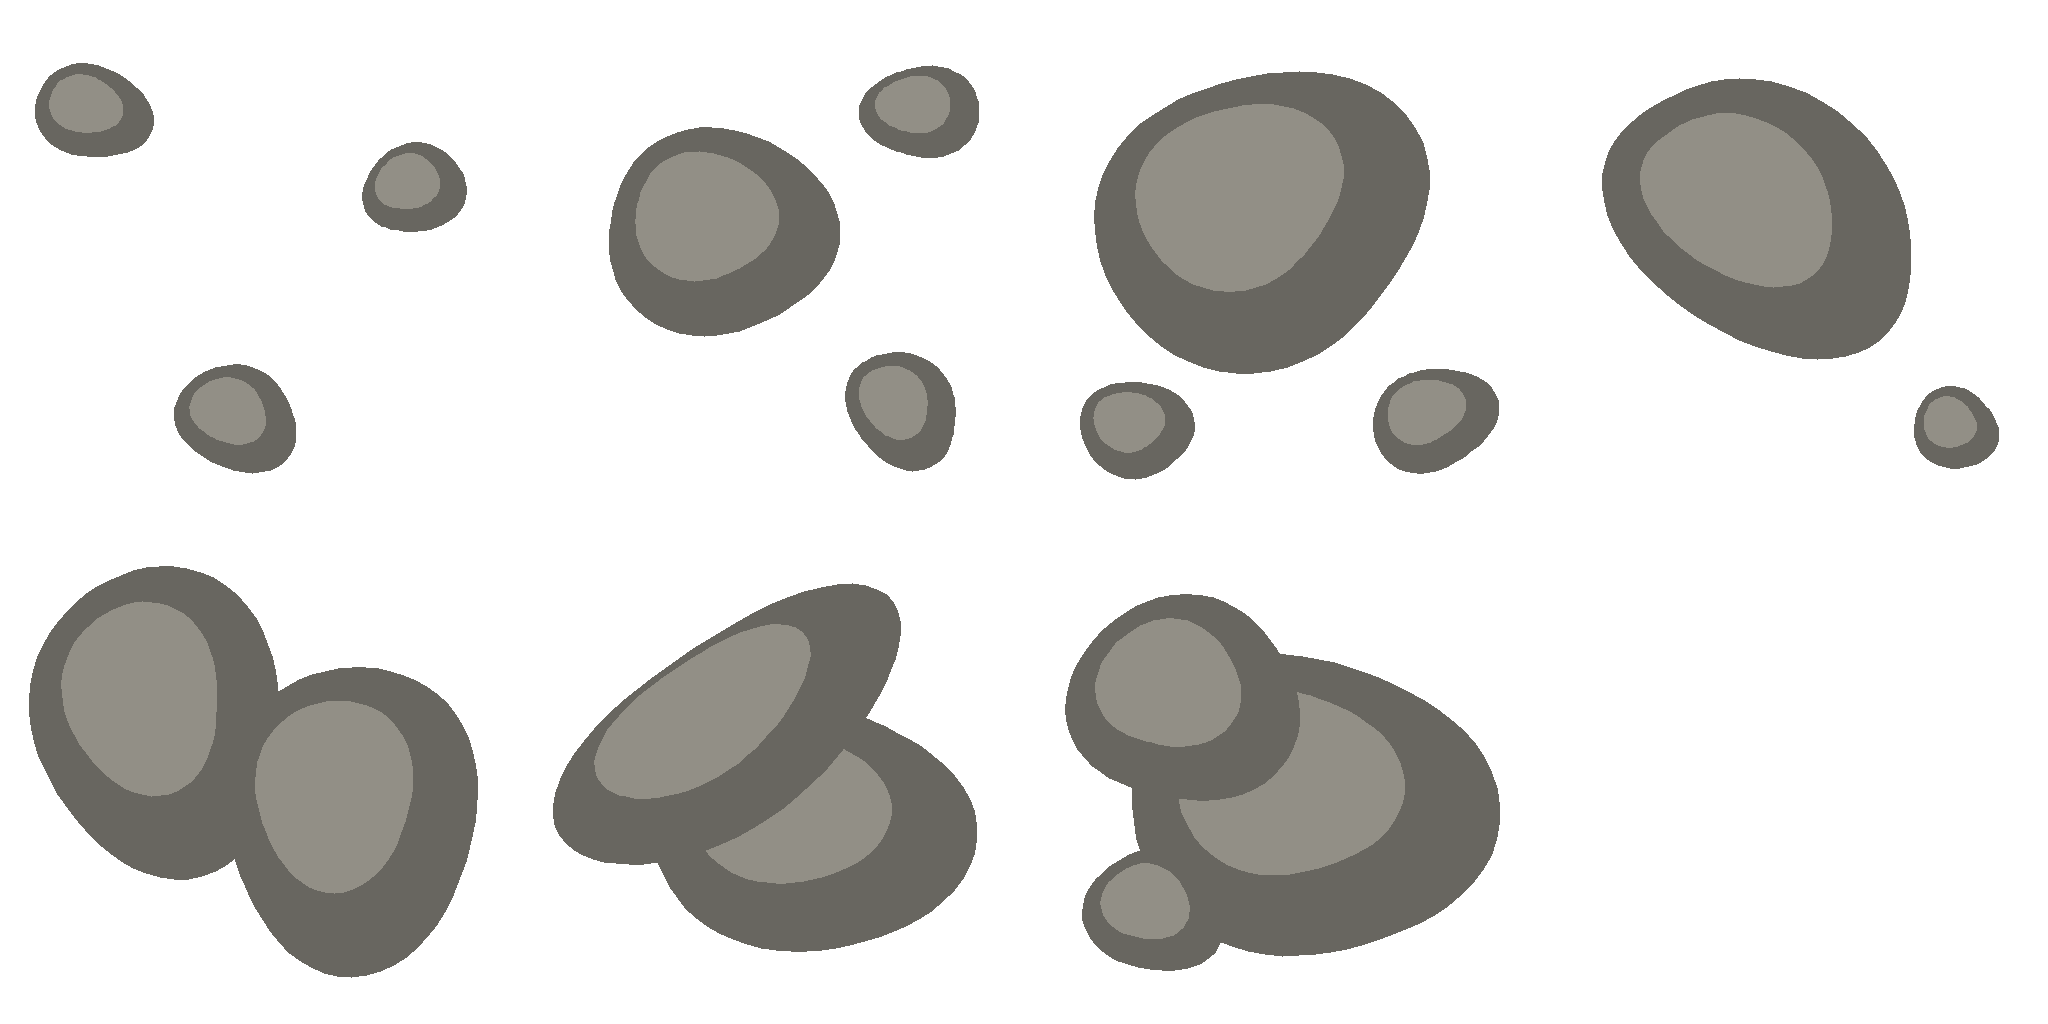

Here is the Python script that generated this plot:
"""Guide for the seven field-stone groups (nature.rock-small-1..2, -medium-1..2, -large-1..3).

One group per 512 px frame on a 4x2 sheet (2048x1024), in tileset order; the eighth frame stays empty. A strip
frame is stretched to fill its whole cell at runtime, cut at its alpha box, so each group spans a near-square box
over most of a 480 px cell: what changes between small and large is how much stone fills that box, not the box.
Simple top-lit volumes (light from the upper left) say where each stone is high. Outlines are smooth and slightly
irregular, so the reskin paints weathered rounded stones rather than facets.

Usage: python art-source/templates/field-stones-guide.py <out.png>
"""
import math
import random
import sys

from PIL import Image, ImageDraw

PITCH, CELL = 512, 480
# Stones as (cx, cy, rx, ry, angle degrees) in cell fractions, per group, following the groups' accepted identities.
GROUPS = [
    [(.16, .2, .13, .11, 20), (.83, .36, .12, .1, -30), (.46, .84, .14, .12, 10)],          # small-1: three wide pebbles
    [(.4, .45, .27, .23, 15), (.82, .2, .13, .11, 0), (.78, .82, .14, .12, 40)],            # small-2: three, one larger
    [(.46, .42, .38, .34, -10), (.2, .86, .13, .11, 20), (.82, .84, .14, .12, -15)],        # medium-1: boulder, two at foot
    [(.44, .42, .4, .27, 35), (.84, .86, .1, .09, 0)],                                      # medium-2: tilted boulder, pebble
    [(.3, .4, .3, .34, -10), (.7, .6, .3, .34, 15)],                                        # large-1: boulder pair
    [(.58, .62, .36, .3, 0), (.42, .42, .44, .22, -35)],                                    # large-2: slab leaning on a stone
    [(.56, .58, .4, .36, 10), (.3, .36, .26, .24, -20), (.24, .8, .16, .14, 30)],           # large-3: the biggest cluster
]


def blob(cx, cy, rx, ry, ang, phases, n=64):
    """A rounded outline: two slow waves round an ellipse, so it is weathered, never faceted."""
    pts = []
    t = math.radians(ang)
    for i in range(n):
        a = i * 2 * math.pi / n
        k = 1 - .05 * (1 + math.sin(2 * a + phases[0])) - .04 * (1 + math.sin(3 * a + phases[1]))
        x, y = math.cos(a) * rx * k, math.sin(a) * ry * k
        pts.append((cx + x * math.cos(t) - y * math.sin(t), cy + x * math.sin(t) + y * math.cos(t)))
    return pts


def main(out):
    img = Image.new("RGBA", (PITCH * 4, PITCH * 2), (0, 0, 0, 0))
    d = ImageDraw.Draw(img)
    for slot, stones in enumerate(GROUPS):
        rnd = random.Random(slot)
        ox, oy = slot % 4 * PITCH + (PITCH - CELL) / 2, slot // 4 * PITCH + (PITCH - CELL) / 2
        for cx, cy, rx, ry, ang in stones:
            phases = (rnd.uniform(0, 2 * math.pi), rnd.uniform(0, 2 * math.pi))
            d.polygon([(ox + x * CELL, oy + y * CELL) for x, y in blob(cx, cy, rx, ry, ang, phases)],
                      fill=(104, 102, 96, 255))
            # The lit top: the same outline shrunk toward the upper left.
            top = blob(cx - rx * .12, cy - ry * .14, rx * .62, ry * .62, ang, phases)
            d.polygon([(ox + x * CELL, oy + y * CELL) for x, y in top], fill=(146, 143, 134, 255))
    img.save(out)


if __name__ == "__main__":
    main(sys.argv[1])
